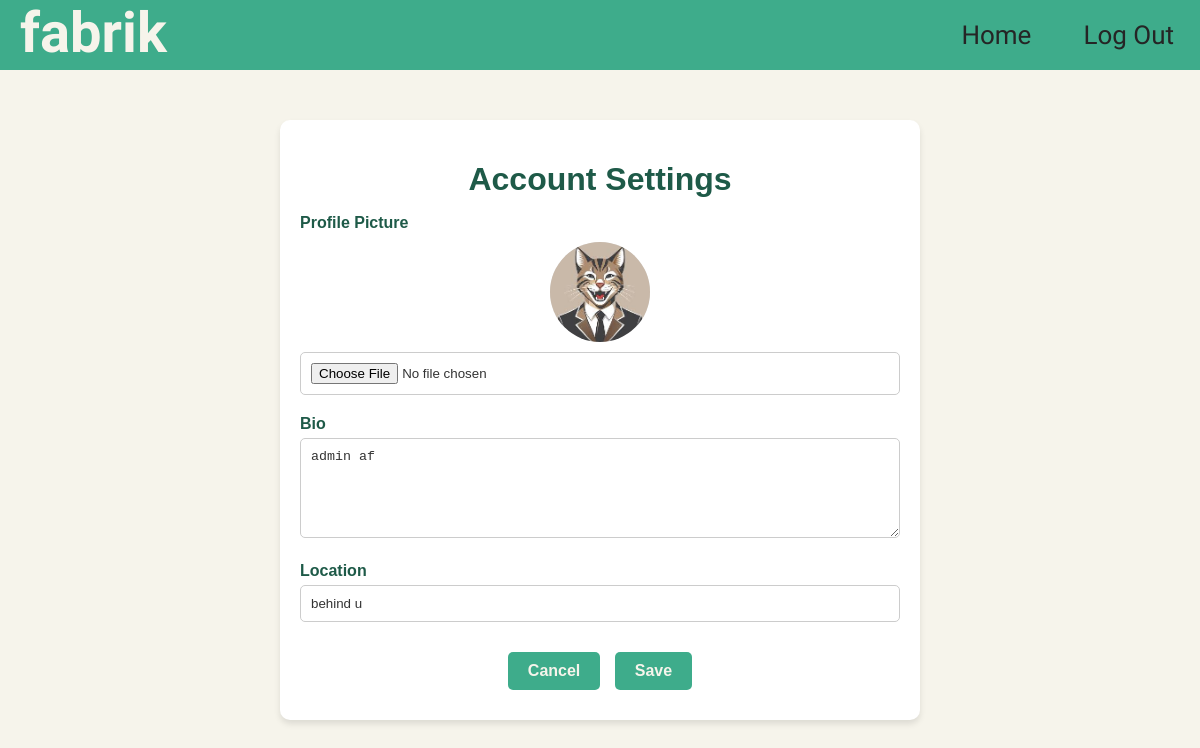
The app's page /settings (signed in) with its own data.
### core/models.py (models this page shows, shortened)
class Profile(models.Model):
    user = models.ForeignKey(User, on_delete=models.CASCADE)
    id_user = models.IntegerField()
    bio = models.TextField(blank=True)
    profileimg = models.ImageField(upload_to='profile_images', default='blank-profile-picture-png.wbpg')
    location = models.CharField(max_length=100, blank=True)

### core/views.py (the view, shortened to what this page needs)
# urls.py: path('settings', views.settings, name='settings'),
@login_required(login_url='signin')
def settings(request):
    user_profile = Profile.objects.get(user=request.user)
    return render(request, 'setting.html', {'user_profile': user_profile})

### templates/setting.html (shortened to what this page needs)
{% load static %}
<!DOCTYPE html>
<html lang="en">
<head>
    <link rel="stylesheet" href="{% static 'css/profile.css' %}">
</head>
<body style ="background:#f6f4ebff">
    <div class="topbar">
        <div class="col logo">
            <a href="/">fabrik</a>
        </div>
        <div class="col topbar-contents">
            <a href="logout">Log Out</a>
            <a href="/">Home</a>
        </div>
    </div>
    <div id="wrapper" class="flex flex-col justify-between h-screen">
    <form action ="" method="POST" enctype="multipart/form-data">
        <div class="settings-container">
            <h1>Account Settings</h1>
            <div class="form-group">
                <label for="profile-pic">Profile Picture</label>
                <img src="{{user_profile.profileimg.url}}" alt="Profile Picture Preview" id="profile-pic-preview" class="profile-pic-preview">
                <input type="file" id="profile-pic" name="image" accept="image/*" onchange="previewProfilePic(event)">
            </div>
            <div class="form-group">
                <label for="about">Bio</label>
                <textarea id="about" name="bio" placeholder="Write something about yourself...">{{user_profile.bio}}</textarea>
            </div>
            <div class="form-group">
                <label for="location">Location</label>
                <input type="text" id="location" name="location" placeholder="Enter your location" value="{{user_profile.location}}">
            </div>
            <div class="btn-container">
                <a href="/" class="btn btn-cancel">Cancel</a>
                <button type="submit" class="btn">Save</button>
            </div>
        </div>
    </form>
</body>
</html>

### static/css/profile.css (style rules this page uses)
html, body { margin: 0; padding: 0; background-color: rgb(35, 35, 35); }
.topbar { text-align: center; background-color: #3eac8bff; overflow: hidden; font-family: Rozha One, serif; font-size: 3.5rem; }
.logo a { float: left; text-decoration: none; color: #f6f4ebff; padding-left: 20px; font-weight: bold; }
.topbar-contents a { float: right; padding: 20px 26px; font-size: 26px; text-decoration: none; color: rgb(37, 37, 37); }

### templates/setting.html (style rules this page uses)
body { font-family: Arial, sans-serif; margin: 0; padding: 0; background-color: #f9f9f9; color: #3eac8bff; }
.settings-container { max-width: 600px; margin: 50px auto; padding: 20px; background: #fff; border-radius: 10px; box-shadow: 0 4px 6px rgba(0, 0, 0, 0.1); }
h1 { text-align: center; color: #1e5a48; font-size: 2rem; margin-bottom: 1rem; }
.form-group { margin-bottom: 20px; }
label { display: block; font-weight: bold; margin-bottom: 5px; color: #1e5a48; }
input, textarea { width: 100%; padding: 10px; border: 1px solid #ccc; border-radius: 5px; color: #333; box-sizing: border-box; }
textarea { resize: vertical; height: 100px; }
.profile-pic-preview { display: block; width: 100px; height: 100px; margin: 10px auto; border-radius: 50%; object-fit: cover; background-color: #ddd; }
.btn { display: inline-block; padding: 10px 20px; font-size: 16px; font-weight: bold; color: #f6f4ebff; background-color: #3eac8bff; border: none; border-radius: 5px; text-align: center; text-decoration: none; cursor: pointer; margin: 10px 5px; transition: background-color 0.3s ease, transform 0.2s ease; }
.btn-container { text-align: center; margin-top: 20px; }
#wrapper { background: none; padding: 0; height: auto; min-height: 85vh; }

### records on screen
Profile: profileimg (picture), bio "admin af", location "behind u"
